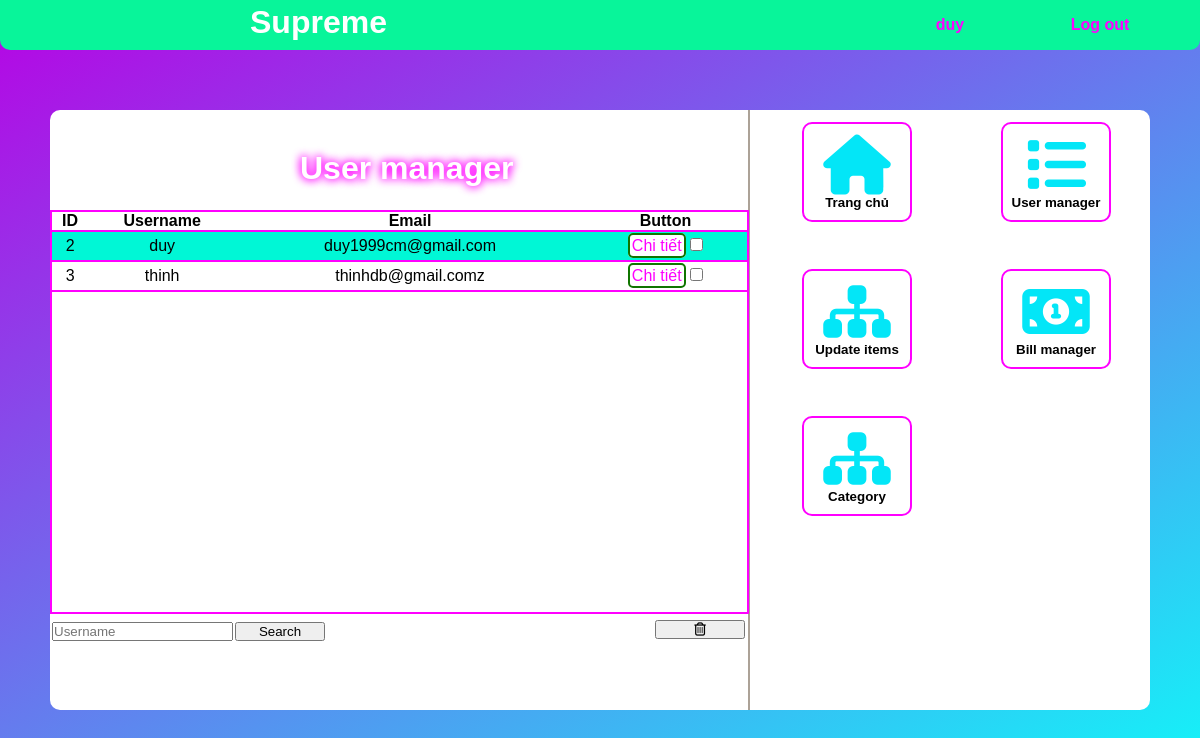
The page /Admin-user/Admin-user.php (signed in) on the database its author committed.
### tables this page shows
CREATE TABLE `user` (
  `user_id` int(11) NOT NULL,
  `name` varchar(255) DEFAULT NULL,
  `username` varchar(255) NOT NULL,
  `password` varchar(255) NOT NULL,
  `email` varchar(255) NOT NULL,
  `role` int(11) NOT NULL,
  `address` varchar(255) DEFAULT NULL,
  `gender` varchar(255) DEFAULT NULL,
  `phone` int(11) DEFAULT NULL,
  `birthday` date DEFAULT NULL
);

### Admin-user/Admin-user.php (the view, shortened to what this page needs)
<?php
require_once '../config/config.php';
$username=$_SESSION['name'];
$sql="SELECT * FROM `user`";
$result=$con->query($sql);
if ($result->num_rows>0) {
    echo'
        <!DOCTYPE html>
<html>
<header>
    <meta charset="UTF-8">
    <meta name="viewport" content="width=device-width, initial-scale=1">
    <title>ProjectF</title>
    <link rel="icon" href="../Img/manager.ico">
    <link rel="stylesheet" href="Admin-user.css">
    <script src="https://kit.fontawesome.com/1fdc2deffc.js"></script>
</header>
<body>
    <div class="all">
        <div class="title-box">
            <h1>Supreme</h1>
            <a href="../Login-Register/Logout.php">Log out</a>
            <a href="../Admin-main/Admin-main.php">'.$username.'</a>
        </div>
        <div class="big-box" id="big-box">
            <div class="btn-box">
                <table>
                    <tr>
                        <td><a href="../index.php"><button type="button" class="btn"><i class="fas fa-home"></i>
                        <p>Trang chủ</p>
                    </button></a></td>
                        <td><a href="../Admin-user/Admin-user.php"><button type="button" class="btn"><i class="fas fa-list"></i>
                        <p>User manager</p>
                        </button></a></td>
                    </tr>
                    <tr>
                        <td><a href="../Admin-items/Admin-items.php"><button type="button" class="btn"><i class="fas fa-sitemap"></i>
                        <p>Update items</p>
                        </button></a></td>
                        <td><a href="../Admin-bill/Admin-bill.php"><button type="button" class="btn"><i class="fas fa-money-bill-alt"></i>
                            <p>Bill manager</p>
                            </button></a></td>
                    </tr>
                    <tr>
                    <td><a href="../Admin-items/Admin-items.php"><button type="button" class="btn"><i class="fas fa-sitemap"></i>
                    <p>Category</p>
                    </button></a></td>
                </tr>
                </table>
            </div>
            <div class="data-box">
                <h1>User manager</h1>
                <div class="table-box">
                    <form action="xoa.php" method="POST">
                        <table class="table">
                            <tr>
                                <th>ID</th>
                                <th>Username</th>
                                <th>Email</th>
                                <th>Button</th>
                            </tr>
                            ';
                            while($row = $result->fetch_assoc()){
                                echo'
                                <tr>
                                <td>'.$row['user_id'].'</td>
                                <td>'.$row['username'].'</td>
                                <td>'.$row['email'].'</td>
                                <td>
                                    <a href="update.php?id='.$row['user_id'].'">Chi tiết</a>
                                    <input type="checkbox" name="delete[]" value="'.$row['user_id'].'">
                                </td>
                            </tr>
                                ';
                            }
                            echo'
                        </table>
                </div>
                <div class="search-box">
                    <table>
                        <tr>
                            <td>
                                <input type="text" placeholder="Username">
                            </td>
                            <td>
                                <button type="button">Search</button>
                            </td>
                        </tr>
                    </table>
                </div>
                <div class="delete-box">
                        <button type="submit">
                            <i class="far fa-trash-alt"></i>
                        </button>
                </div>
            </form>
            </div>
        </div>
    </div>
</body>
</html>
    ';
}
?>

### Admin-user/Admin-user.css (style rules this page uses)
* { padding: 0; margin: 0; font-family: sans-serif; }
.all { width: 100%; height: 100%; background: linear-gradient(-30deg, #00f8f8ef, #b703e4); position: absolute; }
.title-box { height: 50px; background-color: rgb(8, 245, 154); border-radius: 0 0 10px 10px; }
.title-box h1 { float: left; padding-left: 250px; line-height: 45px; color: white; }
.title-box a { width: 100px; padding-right: 50px; float: right; line-height: 50px; text-align: center; text-decoration: none; color: #FF00FF; font-weight: bold; }
.big-box { width: 1100px; height: 600px; background-color: white; margin: 5% auto; border-radius: 10px; position: relative; }
.btn-box { right: 0; top: 0; width: 400px; height: 100%; position: absolute; border: 2px solid rgb(172, 162, 151); border-top: 0; border-bottom: 0; border-right: 0; }
.btn-box td { width: 200px; height: 145px; position: relative; }
.btn-box i { font-size: 60px; }
.btn-box p { font-weight: bold; color: black }
.btn { top: 10px; left: 50px; width: 110px; height: 100px; cursor: pointer; border: 2px solid #FF00FF; position: absolute; background: transparent; border-radius: 10px; color: #03e6f7; outline: none; }
.data-box { top: 0; left: 0; width: 700px; height: 600px; position: absolute; border-radius: 10px 0 0 10px; }
.data-box h1 { padding-left: 250px; padding-top: 40px; color: #ffffff; text-shadow: 0px 0px 10px #FF00FF, 0px 0px 10px #FF00FF; }
.table-box { top: 100px; width: 695px; height: 400px; position: absolute; overflow: hidden; border: 2px solid #FF00FF; overflow-y: scroll; }
.table { width: 100%; border-collapse: collapse; }
.table a { text-decoration: none; border: 2px solid rgb(16, 117, 0); border-radius: 5px; padding: 2px; color: #FF00FF; background-color: white; }
.table th { border-bottom: 2px solid #FF00FF; }
.table td { padding: 5px; text-align: center; border-bottom: 2px solid #FF00FF; }
.table tr:nth-child(even) { background-color: #00f7d6; }
.search-box { bottom: 0; width: 200px; height: 90px; position: absolute; }
.search-box button { width: 90px; }
.delete-box { bottom: 0; right: 0; width: 100px; height: 90px; position: absolute; text-align: center; }
.delete-box button { width: 90px; }

### rows shown on the page
user: user_id "2", username "duy", email "duy1999cm@gmail.com"
user: user_id "3", username "thinh", email "thinhdb@gmail.comz"

### other values the page prints
$username "duy"
